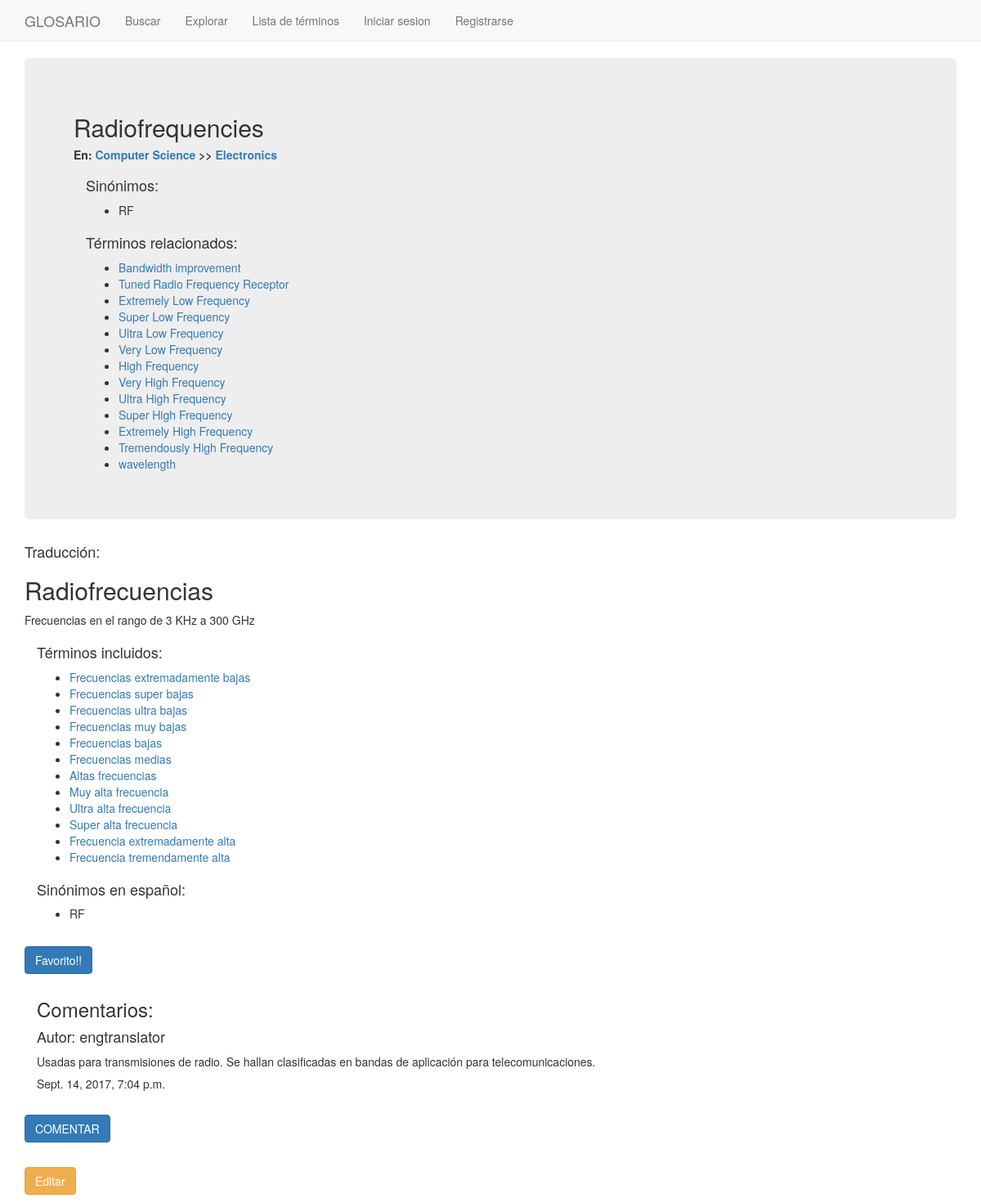
The page /entry_list/105/ on the database its author committed.
### glosario/models.py (models this page shows, shortened)
class English_Entry(models.Model):
    class Meta:
        permissions = (("can_create_entry","Can create entry"),
                ("can_edit_entry","Can edit entry"),
                ("can_modify_users","Can modify users"),)
    english_word = models.CharField(max_length=100, unique=True)
    parent_theme = models.ManyToManyField(Theme, related_name = 'child_entries')
    english_related = models.ManyToManyField('self', blank=True, related_name = 'english_main')
    def __str__(self):
        return self.english_word

class Theme(models.Model):
    class Meta:
        permissions = (("can_create_theme","Can create theme"),)
    theme_name = models.CharField(max_length=100, unique=True)
    parent_chapter = models.ForeignKey(Chapter, related_name = 'child_themes')
    def __str__(self):
        return self.theme_name

class Chapter(models.Model):
    class Meta:
        permissions = (("can_create_chapter","Can create chapter"),)
    chapter_name = models.CharField(max_length=100, unique=True)

class English_Alternative(models.Model):
    english_synonym = models.CharField(max_length=100, null=False, blank=False)
    english_original = models.ForeignKey(English_Entry, on_delete=models.CASCADE, related_name = 'english_alternatives')

class Spanish_Entry(models.Model):
    english_entry = models.OneToOneField(English_Entry, on_delete=models.CASCADE, related_name = 'child_spanish')
    spanish_word = models.CharField(max_length=100, unique=True, null=False, blank=False)
    spanish_definition = models.TextField(max_length=1000, null=True, blank=True)
    spanish_included = models.ManyToManyField('self', symmetrical=False, blank=True, related_name = 'spanish_main')
    def __str__(self):
        return self.spanish_word

class Spanish_Alternative(models.Model):
    spanish_synonym = models.CharField(max_length=100, null=False, blank=False)
    spanish_original = models.ForeignKey(Spanish_Entry, on_delete=models.CASCADE, related_name = 'spanish_alternatives')
    def __str__(self):
        return self.spanish_synonym

class Comment(models.Model):
    class Meta:
        permissions = (("can_write_comment","Can write comment"),)
    english_entry = models.ForeignKey(English_Entry, on_delete=models.CASCADE, related_name = 'comments')
    author = models.CharField(max_length=100, default = 'engtranslator')
    text = models.TextField(max_length=500, null=False, blank=False)
    created_date = models.DateTimeField(default=timezone.now)
    approved_comment = models.BooleanField(default=True)
    def __str__(self):
        return self.text

### glosario/views.py (the view)
# urls.py: url(r'^entry_list/(?P<pk>[-\w]+)/$', views.EntriesDetailView.as_view(),name='entry_detail'),
class EntriesDetailView(DetailView):
    model = English_Entry
    context_object_name = 'entry_detail'
    template_name = 'glosario/entry_detail.html'

### glosario/templates/glosario/entry_detail.html (shortened to what this page needs)
{% extends "base.html" %}
{% block content %}
    <div class = "jumbotron">
        <h2>{{entry_detail.english_word}}</h2>
          {% for tema in entry_detail.parent_theme.all %}
            <h5><b>En: <a href="{% url 'chapters_list' %}{{tema.parent_chapter.chapter_name}}">{{tema.parent_chapter.chapter_name}}</a> >> <a href="{% url 'chapters_list' %}{{tema.parent_chapter.chapter_name}}/{{tema}}">{{tema}}</a></b></h5>
          {% endfor %}
      <div class = "container">
        {% if entry_detail.english_alternatives.all %}
          <h4>Sinónimos:</h4>
          <ul>
            {% for alternative in entry_detail.english_alternatives.all %}
              <li>{{alternative.english_synonym}}</li>
            {% endfor %}
          </ul>
        {% endif %}
      </div>
      <div class = "container">
        {% if entry_detail.english_related.all %}
          <h4>Términos relacionados:</h4>
          <ul>
            {% for related in entry_detail.english_related.all %}
              <li><a href="{% url 'entry_list' %}{{related.id}}">{{related}}</a></li>
            {% endfor %}
          </ul>
        {% endif %}
      </div>
    </div>
      <div class = "continer">
        <h4>Traducción:</h4>
        <h2>{{entry_detail.child_spanish.spanish_word}}</h2>
        <p>{{entry_detail.child_spanish.spanish_definition}}</p>
      </div>
      <div class = "container">
        {% if entry_detail.child_spanish.spanish_included.all %}
          <h4>Términos incluidos:</h4>
          <ul>
            {% for incluido in entry_detail.child_spanish.spanish_included.all %}
              <li><a href="{% url 'entry_list' %}{{incluido.english_entry.id}}">{{incluido}}</a></li>
            {% endfor %}
          </ul>
        {% endif %}
      </div>
      <div class = "container">
        {% if entry_detail.child_spanish.spanish_alternatives.all %}
          <h4>Sinónimos en español:</h4>
          <ul>
            {% for alterno in entry_detail.child_spanish.spanish_alternatives.all %}
              <li>{{alterno}}</li>
            {% endfor %}
          </ul>
        {% endif %}
      </div>
      <br>
      <p><a class='btn btn-primary' href="{% url 'mark_favorite' pk=entry_detail.pk%}">Favorito!!</a></p>
      <div class = "container">
        {% if entry_detail.comments.all %}
          <h3>Comentarios:</h3>
            {% for comment in entry_detail.comments.all %}
              <h4>Autor: {{comment.author}}</h4>
              <p>{{comment}}</p>
              <h5>{{comment.created_date}}</h5>
              <br>
            {% endfor %}
        {% endif %}
      </div>
      <p><a class='btn btn-primary' href="{% url 'comment' pk=entry_detail.pk%}">COMENTAR</a></p>
      <br>
      <p><a class='btn btn-warning' href="{% url 'entry_update' pk=entry_detail.pk%}">Editar</a></p>
{% endblock %}

### rows shown on the page
English_Entry: english_word "Radiofrequencies", child_spanish.spanish_word "Radiofrecuencias", child_spanish.spanish_definition "Frecuencias en el rango de 3 KHz a 300 GHz"
Theme: parent_chapter.chapter_name "Computer Science", theme_name "Electronics"
English_Alternative: english_synonym "RF"
English_Entry: english_word "Bandwidth improvement"
English_Entry: english_word "Tuned Radio Frequency Receptor"
English_Entry: english_word "Extremely Low Frequency"
English_Entry: english_word "Super Low Frequency"
English_Entry: english_word "Ultra Low Frequency"
English_Entry: english_word "Very Low Frequency"
English_Entry: english_word "High Frequency"
English_Entry: english_word "Very High Frequency"
English_Entry: english_word "Ultra High Frequency"
English_Entry: english_word "Super High Frequency"
English_Entry: english_word "Extremely High Frequency"
English_Entry: english_word "Tremendously High Frequency"
English_Entry: english_word "wavelength"
Spanish_Entry: spanish_word "Frecuencias extremadamente bajas"
Spanish_Entry: spanish_word "Frecuencias super bajas"
Spanish_Entry: spanish_word "Frecuencias ultra bajas"
Spanish_Entry: spanish_word "Frecuencias muy bajas"
Spanish_Entry: spanish_word "Frecuencias bajas"
Spanish_Entry: spanish_word "Frecuencias medias"
Spanish_Entry: spanish_word "Altas frecuencias"
Spanish_Entry: spanish_word "Muy alta frecuencia"
Spanish_Entry: spanish_word "Ultra alta frecuencia"
Spanish_Entry: spanish_word "Super alta frecuencia"
Spanish_Entry: spanish_word "Frecuencia extremadamente alta"
Spanish_Entry: spanish_word "Frecuencia tremendamente alta"
Spanish_Alternative: spanish_synonym "RF"
Comment: author "engtranslator", text "Usadas para transmisiones de radio. Se hallan clasificadas en bandas de aplicación para telecomunicaciones.", created_date "Sept. 14, 2017, 7:04 p.m."
